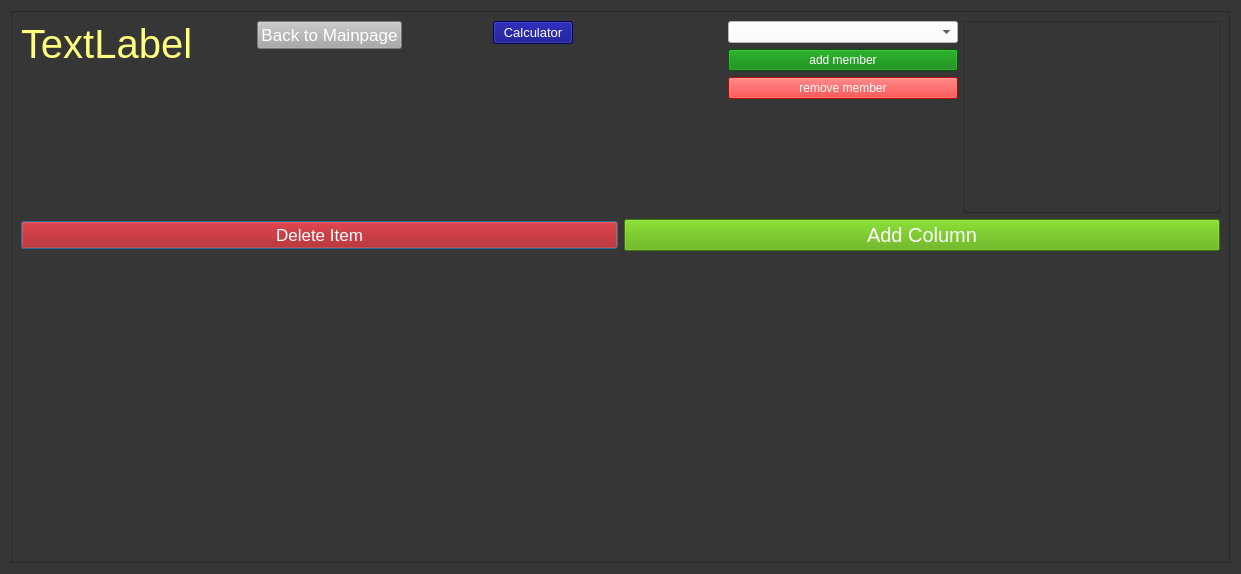
<?xml version="1.0" encoding="UTF-8"?>
<ui version="4.0">
 <class>Dialog</class>
 <widget class="QDialog" name="Dialog">
  <property name="geometry">
   <rect>
    <x>0</x>
    <y>0</y>
    <width>1241</width>
    <height>574</height>
   </rect>
  </property>
  <property name="windowTitle">
   <string>Dialog</string>
  </property>
  <property name="styleSheet">
   <string notr="true">background-color: rgb(54, 54, 54);</string>
  </property>
  <layout class="QGridLayout" name="gridLayout">
   <item row="0" column="0">
    <widget class="QScrollArea" name="scrollArea">
     <property name="widgetResizable">
      <bool>true</bool>
     </property>
     <widget class="QWidget" name="scrollAreaWidgetContents">
      <property name="geometry">
       <rect>
        <x>0</x>
        <y>0</y>
        <width>1221</width>
        <height>554</height>
       </rect>
      </property>
      <layout class="QGridLayout" name="gridLayout_2">
       <item row="4" column="0">
        <layout class="QHBoxLayout" name="horizontalLayout">
         <item>
          <widget class="QPushButton" name="deleteitembutton">
           <property name="styleSheet">
            <string notr="true">background-color: rgb(170, 0, 0);
color:rgb(255, 255, 255);
font-size:13pt</string>
           </property>
           <property name="text">
            <string>Delete Item</string>
           </property>
          </widget>
         </item>
         <item>
          <widget class="QPushButton" name="addcolumnbutton">
           <property name="styleSheet">
            <string notr="true">color:rgb(255, 255, 255);
background-color:rgb(85, 170, 0);
font-size:15pt;</string>
           </property>
           <property name="text">
            <string>Add Column</string>
           </property>
          </widget>
         </item>
        </layout>
       </item>
       <item row="5" column="0" rowspan="4">
        <layout class="QHBoxLayout" name="hrlayout"/>
       </item>
       <item row="0" column="0" rowspan="2">
        <layout class="QHBoxLayout" name="horizontalLayout_2">
         <item alignment="Qt::AlignLeft|Qt::AlignTop">
          <widget class="QLabel" name="boardnamelabel">
           <property name="styleSheet">
            <string notr="true">color:rgb(255, 255, 127);
font-size:30pt;</string>
           </property>
           <property name="text">
            <string>TextLabel</string>
           </property>
          </widget>
         </item>
         <item alignment="Qt::AlignLeft|Qt::AlignTop">
          <widget class="QPushButton" name="btmp_button">
           <property name="styleSheet">
            <string notr="true">color:rgb(255, 255, 255);
font-size:13pt;
background-color:rgb(167, 168, 167);</string>
           </property>
           <property name="text">
            <string>Back to Mainpage</string>
           </property>
          </widget>
         </item>
         <item alignment="Qt::AlignLeft|Qt::AlignTop">
          <widget class="QPushButton" name="calbutton">
           <property name="styleSheet">
            <string notr="true">color:rgb(255, 255, 255);
font-size:10pt;
background-color:rgb(0, 0, 127)</string>
           </property>
           <property name="text">
            <string>Calculator</string>
           </property>
          </widget>
         </item>
         <item>
          <layout class="QVBoxLayout" name="verticalLayout">
           <item>
            <widget class="QComboBox" name="comboBox_2">
             <property name="styleSheet">
              <string notr="true">background-color:white;
color:black;</string>
             </property>
            </widget>
           </item>
           <item alignment="Qt::AlignTop">
            <widget class="QPushButton" name="pushButton">
             <property name="sizePolicy">
              <sizepolicy hsizetype="Minimum" vsizetype="Minimum">
               <horstretch>0</horstretch>
               <verstretch>1</verstretch>
              </sizepolicy>
             </property>
             <property name="styleSheet">
              <string notr="true">color: white;
background-color: green;</string>
             </property>
             <property name="text">
              <string>add member</string>
             </property>
            </widget>
           </item>
           <item alignment="Qt::AlignTop">
            <widget class="QPushButton" name="pushButton_2">
             <property name="sizePolicy">
              <sizepolicy hsizetype="Minimum" vsizetype="Minimum">
               <horstretch>0</horstretch>
               <verstretch>9</verstretch>
              </sizepolicy>
             </property>
             <property name="styleSheet">
              <string notr="true">color: white;
background-color: red;</string>
             </property>
             <property name="text">
              <string>remove member</string>
             </property>
            </widget>
           </item>
          </layout>
         </item>
         <item alignment="Qt::AlignRight|Qt::AlignTop">
          <widget class="QListWidget" name="memberlist">
           <property name="maximumSize">
            <size>
             <width>508</width>
             <height>16777215</height>
            </size>
           </property>
           <property name="styleSheet">
            <string notr="true">color:rgb(255, 255, 255);
font-size:15pt;
</string>
           </property>
          </widget>
         </item>
        </layout>
       </item>
      </layout>
     </widget>
    </widget>
   </item>
  </layout>
 </widget>
 <resources/>
 <connections/>
</ui>
